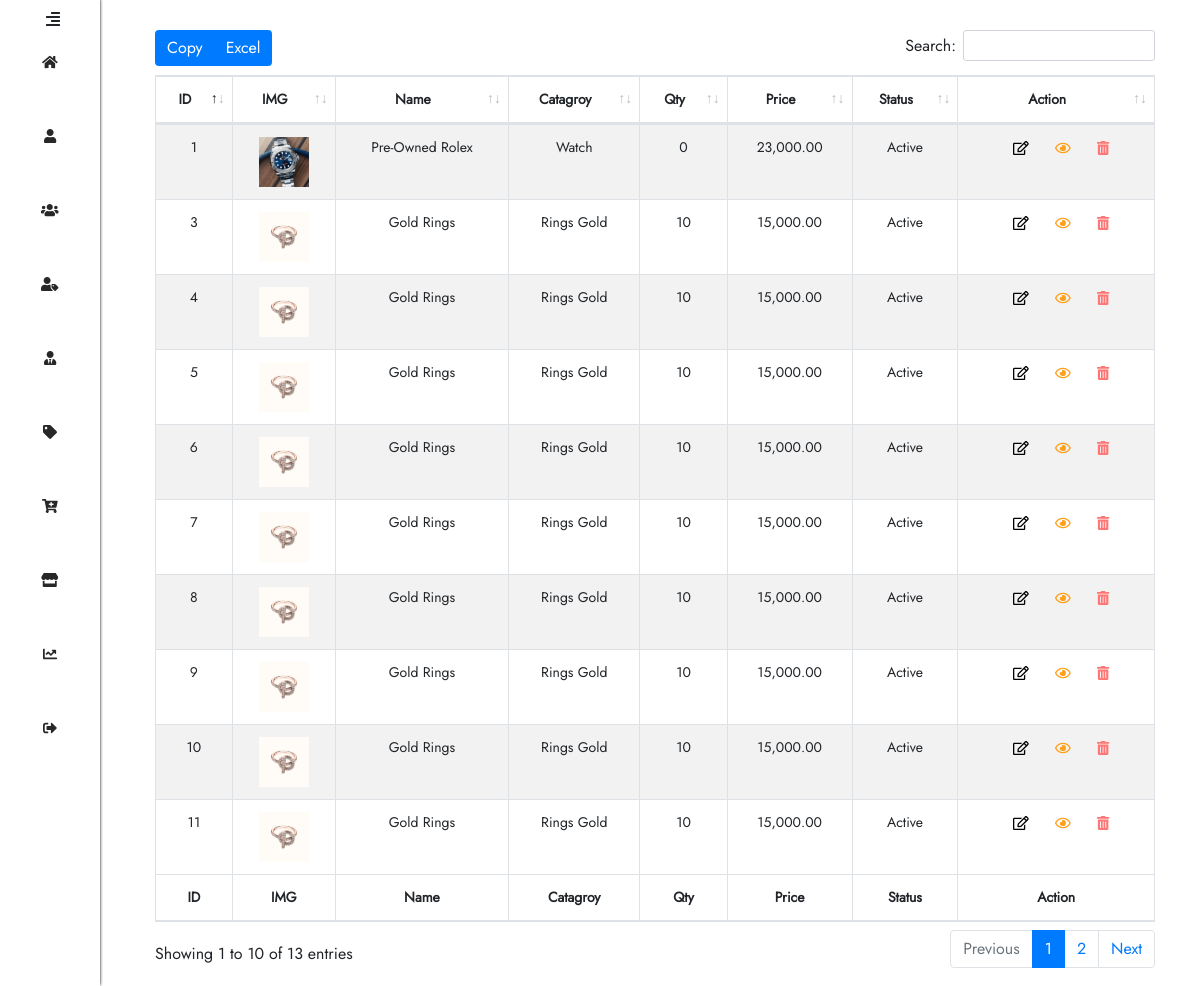
Page /Products-List.php (signed in) on the committed database.
### tables this page shows
CREATE TABLE `ha_products` (
  `HA_P_ID` bigint(20) UNSIGNED NOT NULL,
  `HA_P_Name` varchar(255) NOT NULL,
  `HA_P_Price` varchar(255) NOT NULL,
  `HA_P_Description` text NOT NULL,
  `HA_P_Category_ID` varchar(255) NOT NULL,
  `HA_P_Qty` varchar(255) NOT NULL,
  `HA_P_Alert_Qty` varchar(255) NOT NULL,
  `HA_P_Brand` varchar(255) NOT NULL,
  `HA_P_Available_From_Date` varchar(255) NOT NULL,
  `HA_P_Date_Created` varchar(255) NOT NULL,
  `HA_P_Time_Created` varchar(255) NOT NULL,
  `HA_P_User_ID_Created` varchar(255) NOT NULL,
  `HA_P_Status` varchar(255) NOT NULL,
  `HA_P_Views` int(11) NOT NULL
);

CREATE TABLE `ha_category_list` (
  `HA_C_L_ID` bigint(20) UNSIGNED NOT NULL,
  `HA_C_L_Category_Name` varchar(255) NOT NULL,
  `HA_C_L_Parent_ID` varchar(255) NOT NULL,
  `HA_C_L_Status` varchar(255) NOT NULL,
  `HA_C_L_Count_Products` varchar(255) NOT NULL,
  `HA_C_L_Count_Sales` varchar(255) NOT NULL,
  `HA_C_L_Count_Returns` varchar(255) NOT NULL,
  `HA_C_L_Date_Created` varchar(255) NOT NULL,
  `HA_C_L_Time_Created` varchar(255) NOT NULL,
  `HA_C_L_User_ID_Created` varchar(255) NOT NULL
);

### Datebase/DB_Products_List.php (called while the page is built, shortened)
<?php
    $SQL_Products_List = 'SELECT * FROM ha_products WHERE HA_P_Status = "Active" OR HA_P_Status = "Pending" ORDER BY HA_P_ID DESC ';
    $Result_Products_List = mysqli_query($Connection,$SQL_Products_List);
    $Count_Products_List  = mysqli_num_rows($Result_Products_List);
?>

### Website-Structure/Products-List-Body.php (the view, shortened to what this page needs)
<div class="Content-table">
    <table id="example" class="table table-striped table-bordered" style="width:100%;text-align: center;">
        <thead>
            <tr class="header-table">
                <th>ID</th>
                <th>IMG</th>
                <th>Name</th>
                <th>Catagroy</th>
                <th>Qty</th>
                <th>Price</th>
                <th>Status</th>
                <th>Action</th>
            </tr>
        </thead>
        <tbody id="tbody">
            <?php
                    if ($Count_Products_List > 0) {
                        $id = 0;
                        while ($Rows = mysqli_fetch_array($Result_Products_List)) {
                            $SQL_Get_Category_Name = 'SELECT HA_C_L_Category_Name FROM ha_category_list WHERE HA_C_L_ID = "'.$Rows['HA_P_Category_ID'].'"';
                            $Result_Get_Category_Name = mysqli_query($Connection,$SQL_Get_Category_Name);
                            $Row_Get_Category_Name  = mysqli_fetch_array($Result_Get_Category_Name, MYSQLI_ASSOC);
                            $Path_Folder_Cover = 'IMG/Imges-Products/P_ID-'.$Rows['HA_P_ID'].'/P_ID-'.$Rows['HA_P_ID'].'-Cover';
                            $Cover_Img = scandir($Path_Folder_Cover);
                            $SQL_Get_Created_Info = 'SELECT HA_U_Username FROM ha_users WHERE HA_U_ID = "'.$Rows['HA_P_User_ID_Created'].'"';
                            $Result_Get_Created_Info= mysqli_query($Connection,$SQL_Get_Created_Info);
                            $Row_Get_Created_Info = mysqli_fetch_array($Result_Get_Created_Info, MYSQLI_ASSOC);
                            if ($Rows['HA_P_Status'] == 'Pending') {
                                $BTN_Active = '<button type ="button" class="Done" data-module=".Done-row" id="A'.$Rows['HA_P_ID'].'" onclick= "clickhere(this.id)"> <i class="fas fa-check-circle"></i></button>';
                            }else {
                                $BTN_Active = '';
                            }
                            if ($Rows['HA_P_Status'] !== 'Deactivated') {
                                $BTN_Deactivate = '<button type ="button" class="Trash" data-module=".question-delete-row" id="D'.$Rows['HA_P_ID'].'" onclick= "clickhere(this.id)"> <i class="fas fa-trash-alt"></i> </button>';
                            }else {
                                $BTN_Deactivate = '';
                            }
                            echo '
                                <tr class="t-body" style="text-align: center;" id="T_Row_'.$Rows['HA_P_ID'].'" >
                                    <td>'.$Rows['HA_P_ID'].'</td>
                                    <td class="IMG-DATABASE"><img src="'.$Path_Folder_Cover . '/' . $Cover_Img[2] . '" alt="Img"/></td>
                                    <td class="Username-Edit-Module">'.$Rows['HA_P_Name'].'</td>
                                    <td >'.$Row_Get_Category_Name['HA_C_L_Category_Name'].'</td>
                                    <td class="HA-P-Qty">'.$Rows['HA_P_Qty'].'</td>
                                    <td class="HA-P-Price">'. number_format($Rows['HA_P_Price'] , 2).'</td>
                                    <td class="Status">'.$Rows['HA_P_Status'].'</td>
                                    <td style="display:none" class="HA-C-L-Category-Name">'.$Rows['HA_P_Category_ID'].'</td>
                                    <td style="display:none">'.$Rows['HA_P_Alert_Qty'].'</td>
                                    <td style="display:none">'.$Rows['HA_P_Brand'].'</td>
                                    <td style="display:none">'.$Rows['HA_P_Available_From_Date'].'</td>
                                    <td style="display:none">'.$Rows['HA_P_Date_Created'] . ' ' . $Rows['HA_P_Time_Created'] .'</td>
                                    <td style="display:none">'.$Row_Get_Created_Info['HA_U_Username'].'</td>
                                    <td style="display:none">'.$Rows['HA_P_Description'].'</td>
                                    <td class="last-Action">
                                        <button type ="button" class="Edit" data-module=".Edit-row" id="-T'.$id.'" onclick= "clickhere(this.id)"> <i class="far fa-edit"></i> </button>
                                        <button type ="button" class="View" data-module=".View-row" id="T'.$id.'" onclick= "clickhere(this.id)"> <i class="far fa-eye"></i> </button>
                                        '.$BTN_Deactivate.'
                                        '.$BTN_Active.'
                                    </td>
                                </tr>
                            ';
                            $id += 1;
                        }
                    }
                ?>
        </tbody>
        <tfoot>
            <tr>
                <th>ID</th>
                <th>IMG</th>
                <th>Name</th>
                <th>Catagroy</th>
                <th>Qty</th>
                <th>Price</th>
                <th>Status</th>
                <th>Action</th>
            </tr>
        </tfoot>
    </table>
</div>

### CSS-Files/H_A.css (style rules this page uses)
*, *::after, *::before { box-sizing: border-box; }
body { font-family: 'Jost', sans-serif; font-weight: 400; }
.Content-table { -moz-transition: all 0.5s; -ms-transition: all 0.5s; -o-transition: all 0.5s; transition: all 0.5s; padding-left: 140px; padding-top: 30px; padding-right: 30px; width: 100%; height: 100%; }
.t-body td:first-child { text-align: center; }
tfoot tr th:first-child { text-align: center; }
.t-body td button { margin-left: 10px; border: none; outline: none; background-color: transparent; }
.IMG-DATABASE img { width: 50px; }

### CSS-Files/product-list.css (style rules this page uses)
*, *::after, *::before { box-sizing: border-box; }
body { font-family: 'Jost', sans-serif; font-weight: 400; }
.Trash { color: #ff7675; }
.View { color: #ff9f1a; }
table { font-size: 14px; }
table tr th { width: auto !important; }
.Content-table { -moz-transition: all 0.5s; -ms-transition: all 0.5s; -o-transition: all 0.5s; transition: all 0.5s; padding-left: 140px; padding-top: 30px; padding-right: 30px; width: 100%; height: 100%; }
.t-body td:first-child { text-align: center; }
tfoot tr th:first-child { text-align: center; }
.t-body td button { margin-left: 10px; border: none; outline: none; background-color: transparent; }
.IMG-DATABASE img { width: 50px; }

### rows in the picture
ha_products: HA_P_ID "11", HA_P_Name "Gold Rings", ha_category_list.HA_C_L_Category_Name "Rings Gold", HA_P_Qty "10", HA_P_Price "15,000.00", HA_P_Status "Active"
ha_products: HA_P_ID "10", HA_P_Name "Gold Rings", ha_category_list.HA_C_L_Category_Name "Rings Gold", HA_P_Qty "10", HA_P_Price "15,000.00", HA_P_Status "Active"
ha_products: HA_P_ID "9", HA_P_Name "Gold Rings", ha_category_list.HA_C_L_Category_Name "Rings Gold", HA_P_Qty "10", HA_P_Price "15,000.00", HA_P_Status "Active"
ha_products: HA_P_ID "8", HA_P_Name "Gold Rings", ha_category_list.HA_C_L_Category_Name "Rings Gold", HA_P_Qty "10", HA_P_Price "15,000.00", HA_P_Status "Active"
ha_products: HA_P_ID "7", HA_P_Name "Gold Rings", ha_category_list.HA_C_L_Category_Name "Rings Gold", HA_P_Qty "10", HA_P_Price "15,000.00", HA_P_Status "Active"
ha_products: HA_P_ID "6", HA_P_Name "Gold Rings", ha_category_list.HA_C_L_Category_Name "Rings Gold", HA_P_Qty "10", HA_P_Price "15,000.00", HA_P_Status "Active"
ha_products: HA_P_ID "5", HA_P_Name "Gold Rings", ha_category_list.HA_C_L_Category_Name "Rings Gold", HA_P_Qty "10", HA_P_Price "15,000.00", HA_P_Status "Active"
ha_products: HA_P_ID "4", HA_P_Name "Gold Rings", ha_category_list.HA_C_L_Category_Name "Rings Gold", HA_P_Qty "10", HA_P_Price "15,000.00", HA_P_Status "Active"
ha_products: HA_P_ID "3", HA_P_Name "Gold Rings", ha_category_list.HA_C_L_Category_Name "Rings Gold", HA_P_Qty "10", HA_P_Price "15,000.00", HA_P_Status "Active"
ha_products: HA_P_ID "1", shows a picture, HA_P_Name "Pre-Owned Rolex", ha_category_list.HA_C_L_Category_Name "Watch", HA_P_Qty "0", HA_P_Price "23,000.00", HA_P_Status "Active"
